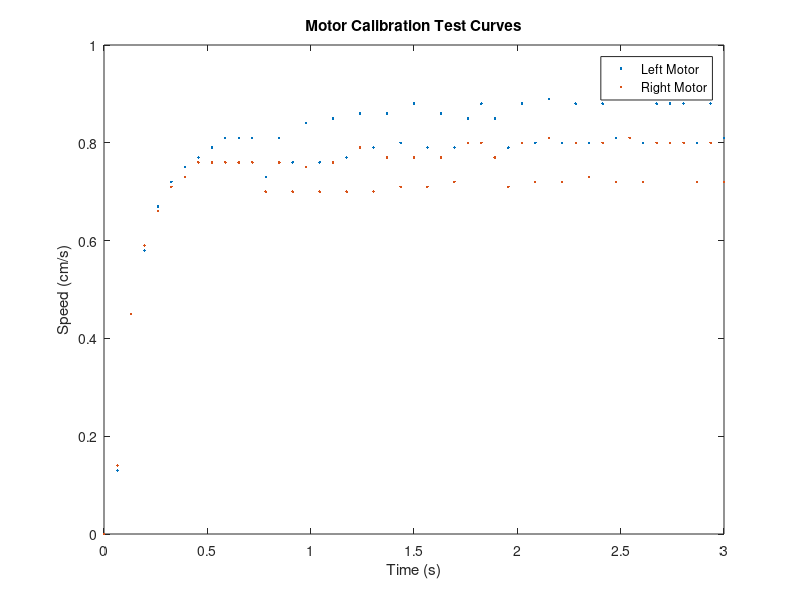

Write the MATLAB code that produced this figure. (Note: this script raises an error after producing the figure.)
L = [0.00, 0.13, 0.45, 0.58, 0.67, 0.72, 0.75, 0.77, 0.79, 0.81, 0.81, 0.81, 0.73, 0.81, 0.76, 0.84, 0.76, 0.85, 0.77, 0.86, 0.79, 0.86, 0.80, 0.88, 0.79, 0.86, 0.79, 0.85, 0.88, 0.85, 0.79, 0.88, 0.80, 0.89, 0.80, 0.88, 0.80, 0.88, 0.81, 0.89, 0.80, 0.88, 0.88, 0.88, 0.80, 0.88, 0.81];
R = [0.00, 0.14, 0.45, 0.59, 0.66, 0.71, 0.73, 0.76, 0.76, 0.76, 0.76, 0.76, 0.70, 0.76, 0.70, 0.75, 0.70, 0.76, 0.70, 0.79, 0.70, 0.77, 0.71, 0.77, 0.71, 0.77, 0.72, 0.80, 0.80, 0.77, 0.71, 0.80, 0.72, 0.81, 0.72, 0.80, 0.73, 0.80, 0.72, 0.81, 0.72, 0.80, 0.80, 0.80, 0.72, 0.80, 0.72];

t = linspace(0, 3, 47);

figure();
plot(t, L, '.');
hold on;
plot(t, R, '.');
legend('Left Motor', 'Right Motor');
xlabel('Time (s)');
ylabel('Speed (cm/s)');
title('Motor Calibration Test Curves');
hold off;

%% Fit: 'Left Motor Curve Fit'.
[xData, yData] = prepareCurveData( t, L );

% Set up fittype and options.
ft = fittype( 'a*(1-exp(-b*x))', 'independent', 'x', 'dependent', 'y' );
opts = fitoptions( 'Method', 'NonlinearLeastSquares' );
opts.Display = 'Off';
opts.StartPoint = [0.774910464711502 0.817303220653433];

% Fit model to data.
[fitresult, gof] = fit( xData, yData, ft, opts );

% Plot fit with data.
figure( 'Name', 'Left Motor Curve Fit' );
h = plot( fitresult, xData, yData );
legend( h, 'L vs. t', 'Left Motor Curve Fit', 'Location', 'NorthEast', 'Interpreter', 'none' );
% Label axes
xlabel( 't', 'Interpreter', 'none' );
ylabel( 'L', 'Interpreter', 'none' );
grid on


%% Fit: 'Right Motor Curve Fit'.
[xData, yData] = prepareCurveData( t, R );

% Set up fittype and options.
ft = fittype( 'a*(1-exp(-b*x))', 'independent', 'x', 'dependent', 'y' );
opts = fitoptions( 'Method', 'NonlinearLeastSquares' );
opts.Display = 'Off';
opts.StartPoint = [0.549860201836332 0.144954798223727];

% Fit model to data.
[fitresult, gof] = fit( xData, yData, ft, opts );

% Plot fit with data.
figure( 'Name', 'Right Motor Curve Fit' );
h = plot( fitresult, xData, yData );
legend( h, 'R vs. t', 'Right Motor Curve Fit', 'Location', 'NorthEast', 'Interpreter', 'none' );
% Label axes
xlabel( 't', 'Interpreter', 'none' );
ylabel( 'R', 'Interpreter', 'none' );
grid on

%% Finding Natural Frequency

data = [-3.06, ...
    1.66, 1.70, 1.78, 1.87, 2.01, 2.14, 2.31, 2.48, 2.61, 2.74, 2.85, 2.91, 2.94, ...
    -1.66, -1.69, -1.75, -1.86, -1.96, -2.10, -2.22, -2.37, -2.52, -2.63, -2.74, -2.82, -2.86, ...
    1.66, 1.67, 1.72, 1.80, 1.89, 2.02, 2.17, 2.29, 2.44, 2.57, 2.66, 2.75, 2.80, 2.81, ...
    -1.67, -1.71, -1.77, -1.87, -1.96, -2.10, -2.23, -2.34, -2.47, -2.59, -2.66, -2.72, -2.76, ...
    1.66, 1.68, 1.73, 1.81, 1.92, 2.02, 2.15, 2.29, 2.40, 2.52, 2.61, 2.67, 2.71, ...
    -1.66, -1.67, -1.72, -1.78, -1.87, -1.99, -2.09, -2.22, -2.35, -2.44, -2.54, -2.61, -2.66, -2.68, ...
    1.66, 1.69, 1.76, 1.83, 1.93, 2.05, 2.16, 2.28, 2.40, 2.48, 2.56, 2.61, 2.63, ...
    -1.66, -1.68, -1.74, -1.81, -1.89, -2.00, -2.12, -2.22, -2.33, -2.43, -2.49, -2.55, -2.58, ...
    1.66, 1.67, 1.71, 1.78, 1.87, 1.95, 2.06, 2.18, 2.27, 2.37, 2.45, 2.50, 2.54, ...
    -1.66, -1.67, -1.71, -1.76, -1.84, -1.93, -2.02, -2.13, -2.23, -2.31, -2.40, -2.45, -2.49, -2.51, ...
    1.66, 1.69, 1.75, 1.81, 1.90, 2.00, 2.08, 2.18, 2.28, 2.34, 2.40, 2.44, 2.46, ...
    -1.66, -1.68, -1.73, -1.80, -1.86, -1.95, -2.05, -2.13, -2.22, -2.28, -2.35, -2.39, -2.41, ...
    1.66, 1.68, 1.71, 1.78, 1.85, 1.92, 2.02, 2.11, 2.18, 2.25, 2.30, 2.35, 2.37, ...
    -1.66, -1.67, -1.71, -1.76, -1.83, -1.91, -1.98, -2.06, -2.13, -2.20, -2.26, -2.29, -2.32, ...
    1.66, 1.67, 1.70, 1.76, 1.81, 1.88, 1.96, 2.03, 2.10, 2.16, 2.21, 2.25, 2.27, ...
    -1.66, -1.67, -1.69, -1.74, -1.80, -1.85, -1.92, -1.98, -2.05, -2.11, -2.15, -2.19, -2.21, ...
    1.66, 1.67, 1.69, 1.73, 1.78, 1.84, 1.90, 1.97, 2.02, 2.08, 2.12, 2.15, 2.17, ...
    -1.66, -1.66, -1.69, -1.73, -1.77, -1.82, -1.87, -1.93, -1.99, -2.03, -2.07, -2.11, -2.12, ...
    1.66, 1.66, 1.68, 1.72, 1.76, 1.81, 1.86, 1.91, 1.97, 2.01, 2.05, 2.07, 2.09, ...
    -1.66, -1.67, -1.69, -1.71, -1.75, -1.79, -1.84, -1.88, -1.92, -1.95, -1.98, -2.00, -2.01, ...
    1.66, 1.66, 1.68, 1.71, 1.73, 1.77, 1.80, 1.84, 1.88, 1.90, 1.93, 1.95, 1.96, ...
    -1.66, -1.66, -1.67, -1.70, -1.72, -1.75, -1.79, -1.82, -1.85, -1.88, -1.90, -1.91, ...
    1.66, 1.66, 1.66, 1.68, 1.69, 1.72, 1.74, 1.78, 1.81, 1.83, 1.86, 1.88, 1.89, ...
    -1.66, -1.66, -1.66, -1.67, -1.69, -1.71, -1.73, -1.75, -1.76, -1.78, -1.79, -1.80, -1.80
];

t = linspace(0, length(data)*0.053, length(data));

figure();
plot(t, data);
hold on;
xlabel('Time (s)');
ylabel('Swing Position');
title('Natural Frequency Calibration');

[peaks, idx] = findpeaks(data);

plot(t(idx), peaks, '.');
legend('Swing Data', 'Peaks');
ylim([-4 4]);
hold off;

freq_hz = (length(peaks)-1) / (t(idx(end)) - t(idx(1)));
wn = freq_hz*2*pi;

l_eff = 9.81 / wn^2;

%% Transfer functions

syms s Kp Ki Jp Ji Ci

g = 9.81;  
l = 0.4815; 
b = 0.00265;  
tau = 0.161;  
a = 1/tau;

K = (Kp*s + Ki)/s;
J = (Jp*s + Ji)/s;
C = Ci/s^2;
M = (a*b)/(s+a);
P = (-s/l) / (s^2 - (g/l));

M_nested_v = M/(1+J*M);
M_nested_x = M_nested_v/(1+C*M_nested_v);


sys = collect(K*M*P);
sys_nested = collect(K * M_nested_x * P);


pretty(sys_nested)